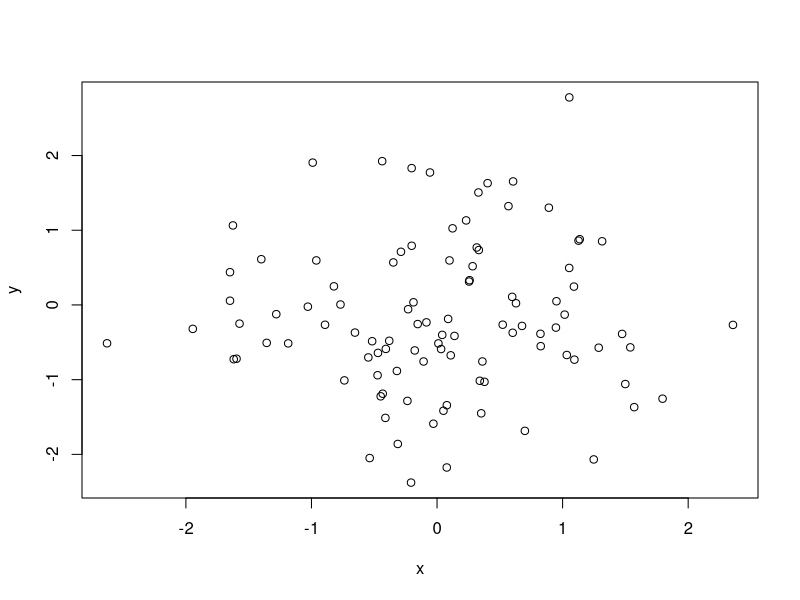
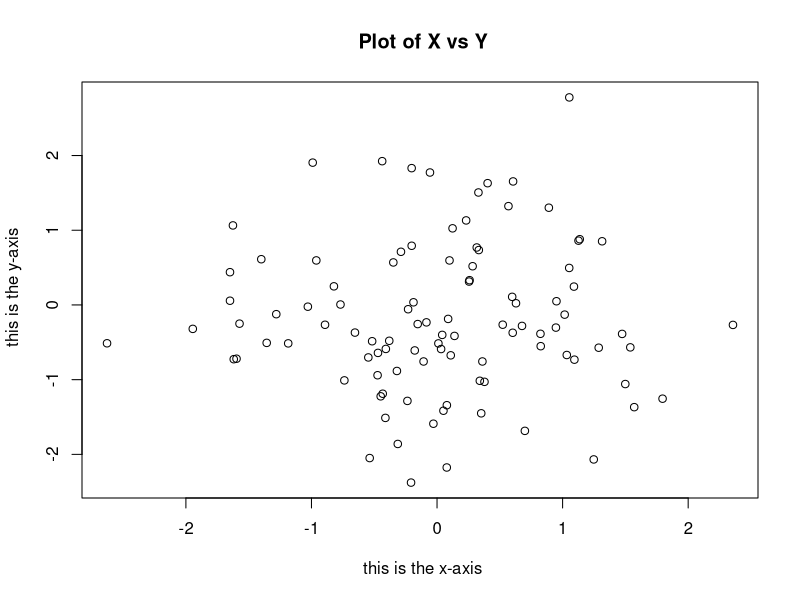
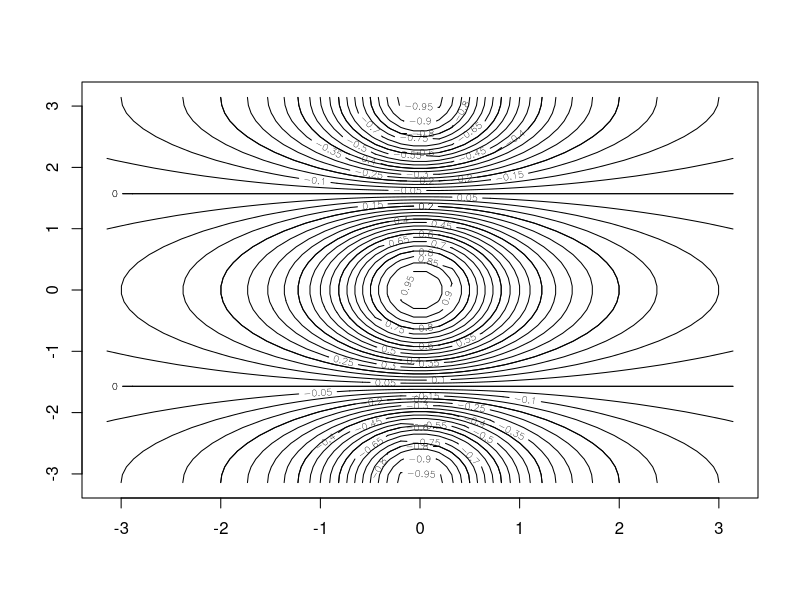
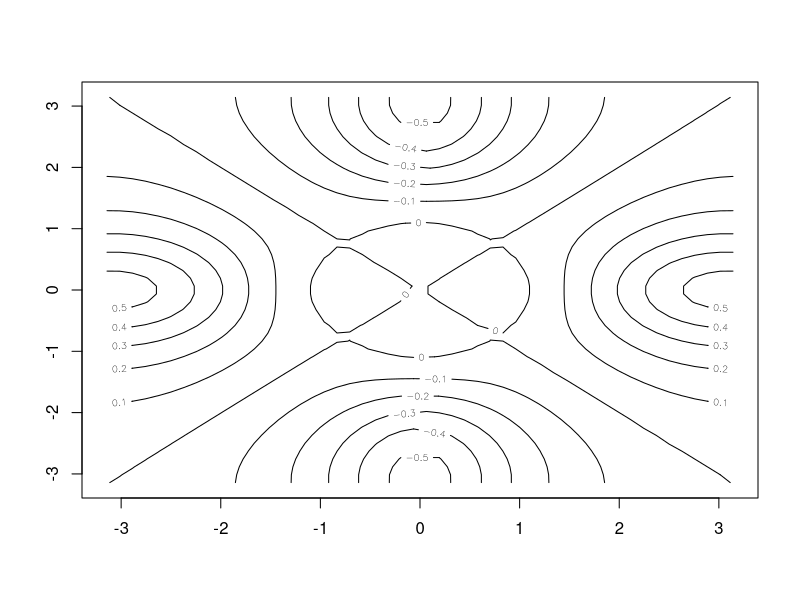
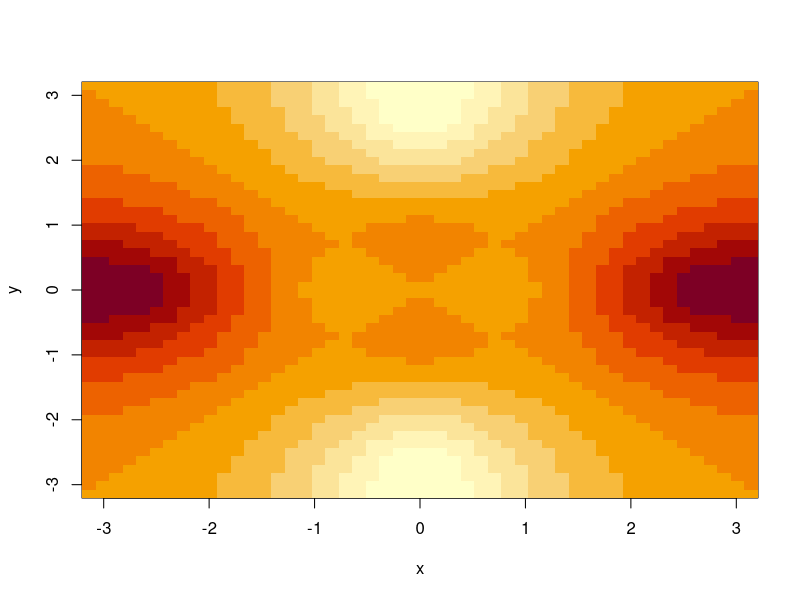
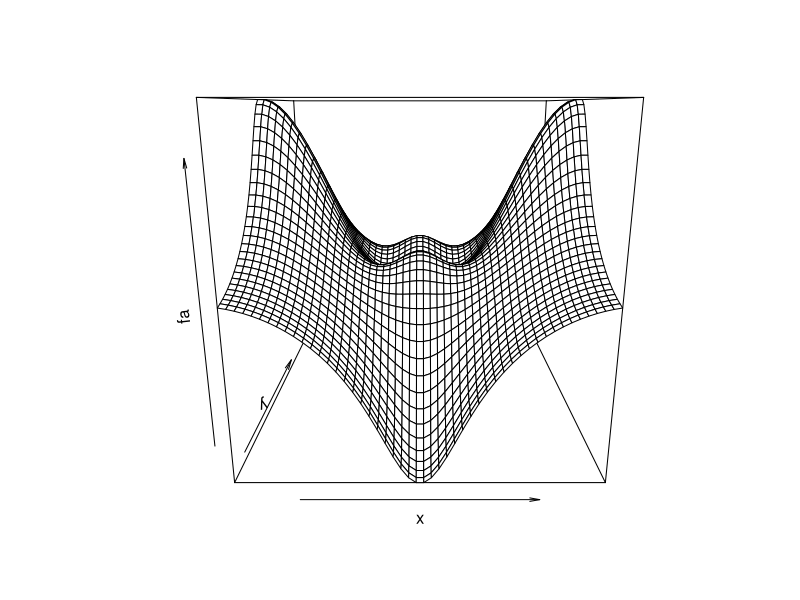
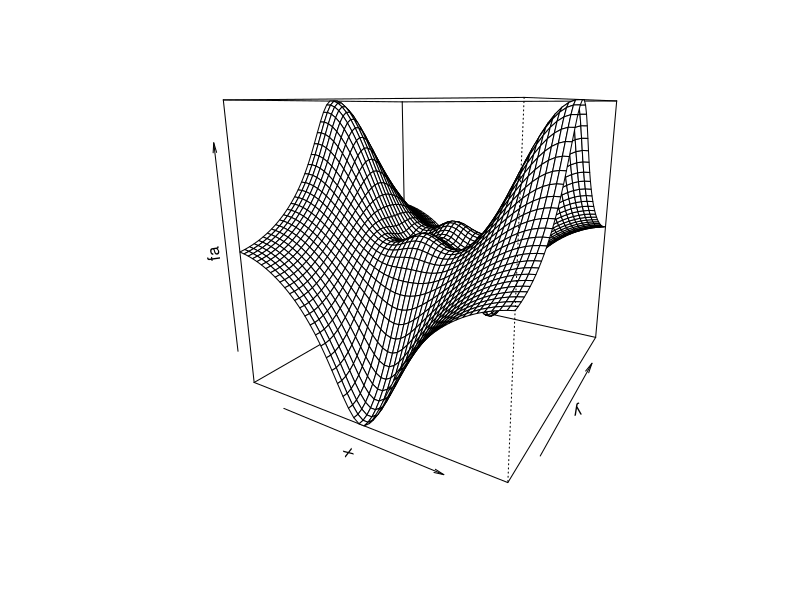
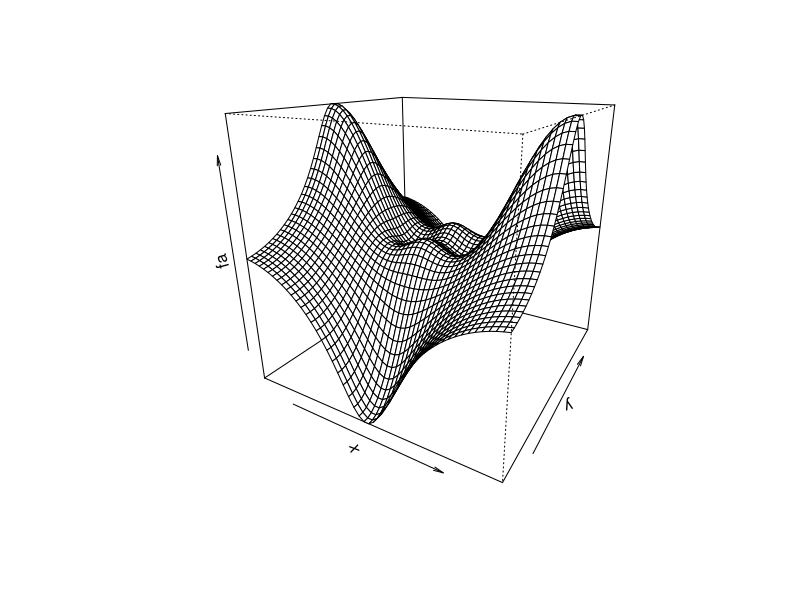

Here is the R script that generated these plots, in order:
# FILE: lab2.3
#

# set working directory
setwd("/home/richs/Documents/course_notes/ISLR")

# 2.3.1 Basic Commands

# create vector x
x <- c(1,3,2,5)
x

# you can use <- or = as assignment operator
x = c(1,6,2)
x
y = c(1,4,3)

# length of a vector
length(x)
length(y)

# adding vector
x + y

# obtain list of of objects
ls()

# remove an object
rm(x)

# remove all objects
rm(list=ls())

ls()

# matrix function
x=matrix (data=c(1,2,3,4) , nrow=2, ncol =2)
x
# default is by column; byrow=FALSE
x=matrix (data=c(1,2,3,4) , nrow=2, ncol =2, byrow = TRUE)
x
# functions operator on all elements of a matrix
sqrt(x)

# random normal variables
x <- rnorm(50)
y=x+rnorm (50, mean=50, sd=.1)
cor(x,y)

mean(x)
sqrt(var(x))
sd(x)
mean(y)

# 2.3.2 Graphics
x=rnorm (100)
y=rnorm (100)
plot(x,y)
plot(x,y,xlab=" this is the x-axis",ylab=" this is the y-axis",
     main=" Plot of X vs Y")

# save a plot
pdf("Figure.pdf")
plot(x,y,col =" green ")
dev.off ()

# generating sequences; seq()
x = seq(1,10)
x
x = 1:10
x
x=seq(-pi ,pi ,length =50)
x

# contour plots
y=x
f=outer(x,y,function (x,y)cos(y)/(1+x^2))
contour (x,y,f)
contour (x,y,f,nlevels =45, add=T)
fa=(f-t(f))/2
contour (x,y,fa,nlevels =15)

# image() and persp()
image(x,y,fa)
persp(x,y,fa)
persp(x,y,fa ,theta =30)
persp(x,y,fa ,theta =30, phi =20)
persp(x,y,fa ,theta =30, phi =70)
persp(x,y,fa ,theta =30, phi =40)

# 2.3.3 Indexing Data
